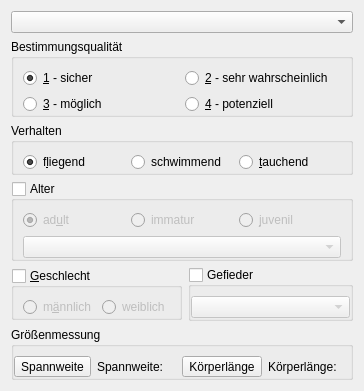
     <widget class="QWidget" name="tabBird">
      <property name="sizePolicy">
       <sizepolicy hsizetype="Preferred" vsizetype="Minimum">
        <horstretch>0</horstretch>
        <verstretch>0</verstretch>
       </sizepolicy>
      </property>
      <property name="autoFillBackground">
       <bool>true</bool>
      </property>
      <property name="dbvalue" stdset="0">
       <string>BIRD</string>
      </property>
      <attribute name="title">
       <string>Vogel</string>
      </attribute>
      <layout class="QGridLayout" name="gridLayout_4">
       <item row="4" column="0">
        <widget class="QGroupBox" name="gbxBirdGender">
         <property name="sizePolicy">
          <sizepolicy hsizetype="MinimumExpanding" vsizetype="Fixed">
           <horstretch>1</horstretch>
           <verstretch>0</verstretch>
          </sizepolicy>
         </property>
         <property name="autoFillBackground">
          <bool>false</bool>
         </property>
         <property name="title">
          <string>&amp;Geschlecht</string>
         </property>
         <property name="flat">
          <bool>false</bool>
         </property>
         <property name="checkable">
          <bool>true</bool>
         </property>
         <property name="checked">
          <bool>false</bool>
         </property>
         <layout class="QGridLayout" name="gridLayout_11">
          <property name="bottomMargin">
           <number>0</number>
          </property>
          <item row="0" column="1">
           <widget class="QRadioButton" name="rbBirdFemale">
            <property name="text">
             <string comment="F">weiblich</string>
            </property>
            <property name="dbvalue" stdset="0">
             <string>F</string>
            </property>
            <attribute name="buttonGroup">
             <string notr="true">btngBirdSex</string>
            </attribute>
           </widget>
          </item>
          <item row="0" column="0">
           <widget class="QRadioButton" name="rbBirdMale">
            <property name="text">
             <string comment="M">m&amp;ännlich</string>
            </property>
            <property name="dbvalue" stdset="0">
             <string>M</string>
            </property>
            <attribute name="buttonGroup">
             <string notr="true">btngBirdSex</string>
            </attribute>
           </widget>
          </item>
         </layout>
        </widget>
       </item>
       <item row="4" column="1">
        <widget class="QGroupBox" name="group_box_plumage">
         <property name="sizePolicy">
          <sizepolicy hsizetype="Preferred" vsizetype="Preferred">
           <horstretch>1</horstretch>
           <verstretch>0</verstretch>
          </sizepolicy>
         </property>
         <property name="title">
          <string>Gefieder</string>
         </property>
         <property name="checkable">
          <bool>true</bool>
         </property>
         <property name="checked">
          <bool>false</bool>
         </property>
         <layout class="QGridLayout" name="gridLayout_10">
          <property name="leftMargin">
           <number>0</number>
          </property>
          <property name="rightMargin">
           <number>0</number>
          </property>
          <property name="bottomMargin">
           <number>0</number>
          </property>
          <item row="0" column="0">
           <widget class="QComboBox" name="combo_box_plumage"/>
          </item>
         </layout>
        </widget>
       </item>
       <item row="2" column="0" colspan="2">
        <widget class="QGroupBox" name="gbxBirdBehavior">
         <property name="sizePolicy">
          <sizepolicy hsizetype="MinimumExpanding" vsizetype="Fixed">
           <horstretch>0</horstretch>
           <verstretch>0</verstretch>
          </sizepolicy>
         </property>
         <property name="minimumSize">
          <size>
           <width>0</width>
           <height>0</height>
          </size>
         </property>
         <property name="title">
          <string>Verhalten</string>
         </property>
         <property name="checkable">
          <bool>false</bool>
         </property>
         <layout class="QGridLayout" name="gridLayout">
          <property name="bottomMargin">
           <number>0</number>
          </property>
          <item row="0" column="0">
           <widget class="QRadioButton" name="rbBirdBehaveFly">
            <property name="sizePolicy">
             <sizepolicy hsizetype="MinimumExpanding" vsizetype="Fixed">
              <horstretch>1</horstretch>
              <verstretch>0</verstretch>
             </sizepolicy>
            </property>
            <property name="text">
             <string comment="F">f&amp;liegend</string>
            </property>
            <property name="checked">
             <bool>true</bool>
            </property>
            <property name="dbvalue" stdset="0">
             <string>FLY</string>
            </property>
            <attribute name="buttonGroup">
             <string notr="true">btngBirdBeh</string>
            </attribute>
           </widget>
          </item>
          <item row="0" column="1">
           <widget class="QRadioButton" name="rbBirdBehaveSwim">
            <property name="sizePolicy">
             <sizepolicy hsizetype="MinimumExpanding" vsizetype="Fixed">
              <horstretch>1</horstretch>
              <verstretch>0</verstretch>
             </sizepolicy>
            </property>
            <property name="text">
             <string comment="S">schwimmend</string>
            </property>
            <property name="dbvalue" stdset="0">
             <string>SWIM</string>
            </property>
            <attribute name="buttonGroup">
             <string notr="true">btngBirdBeh</string>
            </attribute>
           </widget>
          </item>
          <item row="0" column="2">
           <widget class="QRadioButton" name="rbBirdBehaveDive">
            <property name="sizePolicy">
             <sizepolicy hsizetype="Minimum" vsizetype="Fixed">
              <horstretch>1</horstretch>
              <verstretch>0</verstretch>
             </sizepolicy>
            </property>
            <property name="text">
             <string>&amp;tauchend</string>
            </property>
            <property name="dbvalue" stdset="0">
             <string>DIVE</string>
            </property>
            <attribute name="buttonGroup">
             <string notr="true">btngBirdBeh</string>
            </attribute>
           </widget>
          </item>
         </layout>
        </widget>
       </item>
       <item row="3" column="0" colspan="2">
        <widget class="QGroupBox" name="gbxBirdAge">
         <property name="minimumSize">
          <size>
           <width>0</width>
           <height>0</height>
          </size>
         </property>
         <property name="title">
          <string>Alter</string>
         </property>
         <property name="checkable">
          <bool>true</bool>
         </property>
         <property name="checked">
          <bool>false</bool>
         </property>
         <layout class="QGridLayout" name="gridLayout_6">
          <property name="bottomMargin">
           <number>0</number>
          </property>
          <item row="0" column="0">
           <widget class="QRadioButton" name="rbBirdAgeAdult">
            <property name="text">
             <string comment="AD">ad&amp;ult</string>
            </property>
            <property name="checked">
             <bool>true</bool>
            </property>
            <property name="dbvalue" stdset="0">
             <string>ADU</string>
            </property>
            <attribute name="buttonGroup">
             <string notr="true">btngBirdAge</string>
            </attribute>
           </widget>
          </item>
          <item row="0" column="1">
           <widget class="QRadioButton" name="rbBirdAgeImmat">
            <property name="text">
             <string comment="IM">immatur</string>
            </property>
            <property name="dbvalue" stdset="0">
             <string>IMM</string>
            </property>
            <attribute name="buttonGroup">
             <string notr="true">btngBirdAge</string>
            </attribute>
           </widget>
          </item>
          <item row="1" column="0" colspan="3">
           <widget class="QComboBox" name="cmb_bird_age"/>
          </item>
          <item row="0" column="2">
           <widget class="QRadioButton" name="rbBirdAgeJuv">
            <property name="text">
             <string comment="JU">&amp;juvenil</string>
            </property>
            <property name="dbvalue" stdset="0">
             <string>JUV</string>
            </property>
            <attribute name="buttonGroup">
             <string notr="true">btngBirdAge</string>
            </attribute>
           </widget>
          </item>
         </layout>
        </widget>
       </item>
       <item row="0" column="0" colspan="2">
        <widget class="QComboBox" name="cmbBird">
         <property name="editable">
          <bool>false</bool>
         </property>
        </widget>
       </item>
       <item row="1" column="0" colspan="2">
        <widget class="QGroupBox" name="gbxBirdQuality">
         <property name="title">
          <string>Bestimmungsqualität</string>
         </property>
         <layout class="QGridLayout" name="gridLayout_2">
          <property name="bottomMargin">
           <number>0</number>
          </property>
          <item row="0" column="0">
           <widget class="QRadioButton" name="rbBirdQual1">
            <property name="text">
             <string comment="1">&amp;1 - sicher</string>
            </property>
            <property name="checked">
             <bool>true</bool>
            </property>
            <property name="dbvalue" stdset="0">
             <string>1</string>
            </property>
            <attribute name="buttonGroup">
             <string notr="true">btngBirdQual</string>
            </attribute>
           </widget>
          </item>
          <item row="0" column="1">
           <widget class="QRadioButton" name="rbBirdQual2">
            <property name="text">
             <string comment="2">&amp;2 - sehr wahrscheinlich</string>
            </property>
            <property name="dbvalue" stdset="0">
             <string>2</string>
            </property>
            <attribute name="buttonGroup">
             <string notr="true">btngBirdQual</string>
            </attribute>
           </widget>
          </item>
          <item row="1" column="0">
           <widget class="QRadioButton" name="rbBirdQual3">
            <property name="text">
             <string comment="3">&amp;3 - möglich</string>
            </property>
            <property name="dbvalue" stdset="0">
             <string>3</string>
            </property>
            <attribute name="buttonGroup">
             <string notr="true">btngBirdQual</string>
            </attribute>
           </widget>
          </item>
          <item row="1" column="1">
           <widget class="QRadioButton" name="rbBirdQual4">
            <property name="text">
             <string comment="4">&amp;4 - potenziell</string>
            </property>
            <property name="dbvalue" stdset="0">
             <string>4</string>
            </property>
            <attribute name="buttonGroup">
             <string notr="true">btngBirdQual</string>
            </attribute>
           </widget>
          </item>
         </layout>
        </widget>
       </item>
       <item row="5" column="0" colspan="2">
        <widget class="QGroupBox" name="gbxBirdSize">
         <property name="title">
          <string>Größenmessung</string>
         </property>
         <layout class="QGridLayout" name="gridLayout_17">
          <property name="leftMargin">
           <number>0</number>
          </property>
          <property name="rightMargin">
           <number>0</number>
          </property>
          <property name="bottomMargin">
           <number>0</number>
          </property>
          <item row="2" column="5">
           <widget class="QLabel" name="lblBirdSizeLength">
            <property name="text">
             <string/>
            </property>
           </widget>
          </item>
          <item row="2" column="1">
           <widget class="QLabel" name="label">
            <property name="text">
             <string>Spannweite:</string>
            </property>
           </widget>
          </item>
          <item row="2" column="2">
           <widget class="QLabel" name="lblBirdSizeSpan">
            <property name="text">
             <string/>
            </property>
           </widget>
          </item>
          <item row="2" column="3">
           <widget class="QToolButton" name="btnBirdSizeLength">
            <property name="text">
             <string>Körperlänge</string>
            </property>
            <property name="icon">
             <iconset theme="applications-engineering">
              <normaloff/>
             </iconset>
            </property>
           </widget>
          </item>
          <item row="2" column="0">
           <widget class="QToolButton" name="btnBirdSizeSpan">
            <property name="sizePolicy">
             <sizepolicy hsizetype="Fixed" vsizetype="Fixed">
              <horstretch>0</horstretch>
              <verstretch>0</verstretch>
             </sizepolicy>
            </property>
            <property name="maximumSize">
             <size>
              <width>16777215</width>
              <height>16777215</height>
             </size>
            </property>
            <property name="text">
             <string>Spannweite</string>
            </property>
            <property name="icon">
             <iconset theme="applications-engineering">
              <normaloff/>
             </iconset>
            </property>
           </widget>
          </item>
          <item row="2" column="4">
           <widget class="QLabel" name="label_2">
            <property name="text">
             <string>Körperlänge:</string>
            </property>
           </widget>
          </item>
         </layout>
        </widget>
       </item>
      </layout>
     </widget>
